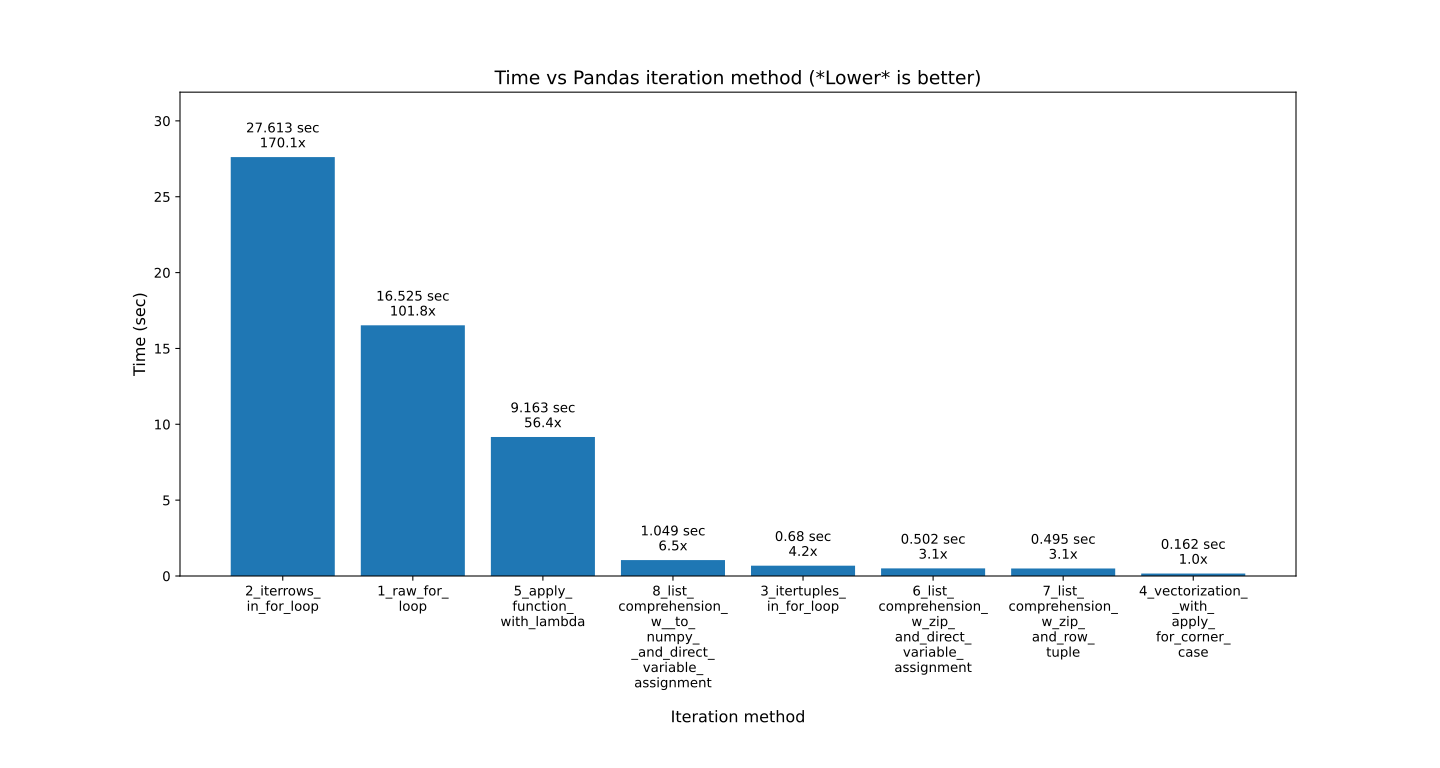

This chart was generated by the following Python code:
#!/usr/bin/env python3

"""
This file is part of eRCaGuy_hello_world:
https://github.com/ElectricRCAircraftGuy/eRCaGuy_hello_world

GS
Sept. 2023

Use the Pandas library to manipulate a DataFrame using iteration vs vectorization vs list
comprehension, and compare the speed tests results.

The question I'm trying to answer is:
What are the various ways to do iteration-like things over a Pandas DataFrame with*out* actually
doing Python iteration, which is slow, and how do they compare in speed?

Status: Done and works!

keywords: (keywords)

Check this script with `pylint` v2.0.0 or later. See "eRCaGuy_hello_world/python/README.md" for
installation instructions to install the latest version from GitHub.
For a list of all error codes, such as `C0301`, `C0116`, `W0105`, etc., see here:
https://pylint.pycqa.org/en/latest/messages/messages_list.html
```bash
pylint pandas_dataframe_iteration_vs_vectorization_vs_list_comprehension_speed_tests.py
```

Run command:
```bash
./pandas_dataframe_iteration_vs_vectorization_vs_list_comprehension_speed_tests.py
# OR
python3 pandas_dataframe_iteration_vs_vectorization_vs_list_comprehension_speed_tests.py
```

References:
1. "pandas_read_and_plot_csv.py"
1. How to iterate over rows in a DataFrame in Pandas
    1. https://stackoverflow.com/a/55557758/4561887
    1. https://stackoverflow.com/a/59413206/4561887
1. My answer on Python timestamps: https://stackoverflow.com/a/73482099/4561887


"""

import matplotlib.pyplot as plt
import numpy as np
import os
import pandas as pd
from pandas.testing import assert_series_equal
import re
import time

# See: "eRCaGuy_hello_world/python/import_helper.py"
FULL_PATH_TO_SCRIPT = os.path.abspath(__file__)
SCRIPT_DIRECTORY = str(os.path.dirname(FULL_PATH_TO_SCRIPT))
FILENAME = os.path.basename(FULL_PATH_TO_SCRIPT)
FILENAME_NO_EXTENSION = os.path.splitext(FILENAME)[0]

# For text formatting and colorization in the terminal.
# - See my ANSI format library here:
#   https://github.com/ElectricRCAircraftGuy/eRCaGuy_hello_world/blob/master/bash/ansi_text_format_lib.sh
ANSI_START = "\033["    # start of an ANSI formatting sequence
ANSI_FG_GRE = ";32"     # foreground color green
ANSI_FG_BLU = ";34"     # foreground color blue
ANSI_FG_BR_BLU = ";94"  # foreground color bright blue
ANSI_END = "m"          # end of an ANSI formatting sequence
ANSI_OFF = f"{ANSI_START}{ANSI_END}"
FGR = f"{ANSI_START}{ANSI_FG_GRE}{ANSI_END}"     # green text
FBL = f"{ANSI_START}{ANSI_FG_BLU}{ANSI_END}"     # blue text
FBB = f"{ANSI_START}{ANSI_FG_BR_BLU}{ANSI_END}"  # bright blue text
F = ANSI_OFF


def mkdir(directory):
    if not os.path.exists(directory):
        os.makedirs(directory)


DEBUG_ON = False  # set to False to disable debug prints

def debug_print(*args, **kwargs):
    if DEBUG_ON:
        print("DEBUG: ", *args, **kwargs)


def save_figure(filename):
    plt.savefig(f'{SCRIPT_DIRECTORY}/{filename}.svg')
    plt.savefig(f'{SCRIPT_DIRECTORY}/{filename}.png')


def add_newlines_every_n_chars(s, n):
    """
    ********** NOTE **********
    ORIGINALLY COPIED from my own code in "pandas_plot_bar_chart_better_GREAT_AUTOLABEL_DATA.py",
    but this here is now the most-up-to-date version of it.
    **************************

    Add a newline character to a string at the nearest underscore (`_`), space (` `), or dash (`-`)
    to the nth character. This is useful for making long labels fit on a plot.

    - Aided by GitHub CoPilot

    TODO:
    1. [ ] add unit tests. Example test cases/strings:
        name = "8_list_comprehension_w__to_numpy__and_direct_variable_assignment"
        name = "8_list comprehension_w__to_numpy--and_direct-variable assignment"
        name = "8listcomprehensionwtonumpyanddirectvariableassignment"
    1. [x] think through this really deeply and make sure it's correct. I'm not sure it's right, and
       it could easily have some "off by one" type problems in the logic and indexing!
       DONE!: the logic is correct; tested by carefully studying the debugging prints!
    """
    # return '\n'.join(s[i:i+n] for i in range(0, len(s), n))

    regex_pattern = r"[ _-]"

    remaining_chars = len(s)
    i_start = 0

    while remaining_chars > n:
        # If there is no underscore in the range, split at the nth character from the start, so make
        # this the default
        split_index = i_start + n
        if split_index >= len(s):
            break

        debug_print(f"len(s) = {len(s)}; n = {n}; n//2 = {n//2}")
        debug_print(f"bytes object (s.encode()) = {s.encode()}")
        debug_print(f"remaining_chars = {remaining_chars}")
        debug_print(f"i_start = {i_start}")
        debug_print(f"split_index = {split_index}")

        # Find the char of interest which is nearest to the nth character
        # See: https://docs.python.org/3/library/re.html#re.search
        match = re.search(regex_pattern, s[i_start + n//2:i_start + n + n//2])
        if match:
            debug_print(f"match.start() (offset by (i_start + n//2) = "
                      + f"{i_start + n//2}) = {match.start()}")

            # If there is a match, split one char to the right of the match, just after the matching
            # char we found
            split_index = i_start + n//2 + match.start() + 1
            debug_print(f"split_index = i_start + n//2 + match.start() + 1 = "
                      + f"{i_start} + {n//2} + {match.start()} + 1 = {split_index}")
            if split_index >= len(s):
                break

        # Split the string
        s = s[:split_index] + '\n' + s[split_index:]

        remaining_chars = len(s) - split_index - 1  # subtract the 1 we added above
        i_start = split_index + 1  # + 1 to go to the right of the newline char we just inserted

        debug_print(f"len(s) = {len(s)}; n = {n}; n//2 = {n//2}")
        debug_print(f"bytes object (s.encode()) = {s.encode()}")
        debug_print(f"remaining_chars = {remaining_chars}")
        debug_print(f"i_start = {i_start}")
        debug_print()

    return s


def plot_data(results_df, num_data_rows):
    """
    Plot **and automatically label** the data in the given dataframe.

    ********** NOTE **********
    - This code was copied from:
      "eRCaGuy_hello_world/python/pandas_plot_bar_chart_better_GREAT_AUTOLABEL_DATA.py", but
      this here is now the most-up-to-date version of it.
    **************************
    """

    # create a bar chart
    fig = plt.figure(figsize=(19, 13))  # default is `(6.4, 4.8)` inches
    plt.bar(results_df["Method_short_names"], results_df["Time_sec"])
    plt.title(f'Computation time vs Pandas iteration method over {num_data_rows:,} rows\n' +
              f'in a DataFrame (*Lower* is better)',
              fontsize=14)
    plt.xlabel('Iteration method', labelpad=15, fontsize=12) # use labelpad to lower the label
    plt.ylabel('Computation time (sec)', fontsize=12)

    # Prepare to add text labels to each bar
    results_df["text_x"] = results_df.index # use the indices as the x-positions
    results_df["text_y"] = results_df["Time_sec"] + 0.05*results_df["Time_sec"].max()
    results_df["time_multiplier"] = results_df["Time_sec"] / results_df["Time_sec"].min()
    results_df["text_label"] = (results_df["Time_sec"].map("{:.4f} sec\n".format) +
                                results_df["time_multiplier"].map("{:.2f}x".format))

    # Use a list comprehension to actually call `plot.text()` to **automatically add a plot label**
    # for each row in the dataframe
    [
        plt.text(
            text_x,
            text_y,
            text_label,
            horizontalalignment='center',
            verticalalignment='center'
        ) for text_x, text_y, text_label
        in zip(
            results_df["text_x"],
            results_df["text_y"],
            results_df["text_label"]
        )
    ]

    print(f"results_df =\n{results_df}")

    ymin, ymax = plt.ylim()
    plt.ylim(ymin, ymax*1.1)  # add 10% to the top of the y-axis
    # increase the whitespace under the figure to leave space for long, wrapping labels; decrease
    # the whitespace on all other sides
    fig.subplots_adjust(left=0.05, right=0.95, top=0.95, bottom=0.15)
    save_figure(FILENAME_NO_EXTENSION)


def calculate_new_column_b_value(b_value):
    b_value_new = (6 * b_value) if b_value > 0 else (60 * b_value)  # Python ternary operator
    return b_value_new


def calculate_val(
        A_i_minus_2,
        A_i_minus_1,
        A,
        A_i_plus_1,
        B,
        C,
        D):
    """
    Calculate and return a new value, `val`, by performing the following equation:
    val_i = 2 * A_(i-2)
          + 3 * A_(i-1)
          + 4 * A_i
          + 5 * A_(i+1)
          + ((6 * B_i) if B > 0 else (60 * B_i))  # don't forget parenthesis around the whole line!
          + 7 * C_i
          - 8 * D_i
    """
    val = (
        2 * A_i_minus_2
        + 3 * A_i_minus_1
        + 4 * A
        + 5 * A_i_plus_1
        # Python ternary operator; don't forget parentheses around the entire ternary expression!
        + ((6 * B) if B > 0 else (60 * B))
        + 7 * C
        - 8 * D
    )
    return val


def assert_all_results_are_equal(df_dict):
    """
    Assert that all val series objects from each calculation technique are the same.
    """
    print()
    # Get the first technique's val series as the "golden" one to compare against
    df_first = df_dict[list(df_dict.keys())[0]]
    series_first = df_first["val"]
    for name, df in df_dict.items():
        print(f"Checking stats for technique \"{name}\"")

        debug_print(df)
        debug_print(f"\ndf.dtypes =\n{df.dtypes}\n\n")

        assert_series_equal(df["val"], series_first)

    print(f"{FGR}Tests passed: the results of all techniques are equal!{F}\n")
    print(f"df_first =\n{df_first}\n\n")
    print(f"Summary statistics:\n{series_first.describe()}")


def run_and_time_this_technique(name, code_to_run_and_time, df_original, dt_sec, df_dict):
    """
    Run and time a DataFrame iteration technique.

    Args:
    - code_to_run_and_time: a function to run and time; this must be a closure which has access to
        the variables in `main()'s scope.
    """
    df = df_original.copy()  # make a copy of the original dataframe to work with

    time_start_sec = time.monotonic()
    code_to_run_and_time(df)
    time_end_sec = time.monotonic()

    val = df["val"]
    print(f"len(val) = {len(val)}") # debugging
    # print(f"val[:10] = {val[:10]}") # debugging
    # print(f"val[-10:] = {val[-10:]}") # debugging

    dt_sec[name] = time_end_sec - time_start_sec
    # Note: no need to `.copy()` this again, since we created `df` from a copy above already
    df_dict[name] = df

    print(f"{FBL}dt_sec[{name}] = {dt_sec[name]:.6f} sec{F}")
    print(f'df_dict[{name}]:\n------\n{df_dict[name]}')


def main():
    """
    The main function of this program.
    """

    mkdir(f"{SCRIPT_DIRECTORY}/../fake_data/figures")

    # Create an array (numpy list of lists) of fake data
    MIN_VAL = -1000
    MAX_VAL = 1000
    # NUM_ROWS = 10_000_000
    # NUM_ROWS = 2_000_000
    # NUM_ROWS = 1_000_000
    # NUM_ROWS = 100_000
    NUM_ROWS = 10_000
    NUM_COLS = 4
    data = np.random.randint(MIN_VAL, MAX_VAL, size=(NUM_ROWS, NUM_COLS))

    # Now convert it to a Pandas DataFrame with columns named "A", "B", "C", and "D"
    df_original = pd.DataFrame(data, columns=["A", "B", "C", "D"])
    print(f"dataframe = \n{df_original}")

    # Now calculate a new column, "val", using a variety of techniques, by following the formula
    # inside `calculate_val()`

    dt_sec = {}  # dictionary of time deltas in seconds
    df_dict = {}   # dictionary mapping string names to Pandas DataFrame objects
    technique_num = 0

    # ==============================================================================================
    technique_num += 1
    print(f"\n=== Technique {technique_num}: raw Python `for` loop using regular df indexing ===")
    # ==============================================================================================
    name = f"{technique_num}_raw_for_loop_using_regular_df_indexing"

    def code_to_run_and_time(df):
        val = [np.NAN]*len(df)
        for i in range(len(df)):
            if i < 2 or i > len(df)-2:
                continue

            val[i] = calculate_val(
                df["A"][i-2],
                df["A"][i-1],
                df["A"][i],
                df["A"][i+1],
                df["B"][i],
                df["C"][i],
                df["D"][i],
            )
        df["val"] = val  # put this column back into the dataframe

    run_and_time_this_technique(name, code_to_run_and_time, df_original, dt_sec, df_dict)

    # ==============================================================================================
    technique_num += 1
    print(f"\n=== Technique {technique_num}: raw Python `for` loop using `df.loc[]` " +
           "label-based indexing ===")
    # ==============================================================================================

    name = f"{technique_num}_raw_for_loop_using_df.loc[]_indexing"
    df = df_original.copy()  # make a copy of the original dataframe to work with
    time_start_sec = time.monotonic()

    val = [np.NAN]*len(df)
    for i in range(len(df)):
        if i < 2 or i > len(df)-2:
            continue

        val[i] = calculate_val(
            df.loc[i-2, "A"],
            df.loc[i-1, "A"],
            df.loc[i,   "A"],
            df.loc[i+1, "A"],
            df.loc[i,   "B"],
            df.loc[i,   "C"],
            df.loc[i,   "D"],
        )

    df["val"] = val  # put this column back into the dataframe
    time_end_sec = time.monotonic()
    print(f"len(val) = {len(val)}") # debugging
    # print(f"val[:10] = {val[:10]}") # debugging
    # print(f"val[-10:] = {val[-10:]}") # debugging

    dt_sec[name] = time_end_sec - time_start_sec
    df_dict[name] = df

    print(f"{FBL}dt_sec[{name}] = {dt_sec[name]:.6f} sec{F}")
    print(f'df_dict[{name}]:\n------\n{df_dict[name]}')

    # ==============================================================================================
    technique_num += 1
    print(f"\n=== Technique {technique_num}: raw Python `for` loop using `df.iloc[]` " +
           "index-based indexing ===")
    # ==============================================================================================

    name = f"{technique_num}_raw_for_loop_using_df.iloc[]_indexing"
    df = df_original.copy()  # make a copy of the original dataframe to work with
    time_start_sec = time.monotonic()

    # column indices
    i_A = 0
    i_B = 1
    i_C = 2
    i_D = 3

    val = [np.NAN]*len(df)
    for i in range(len(df)):
        if i < 2 or i > len(df)-2:
            continue

        val[i] = calculate_val(
            df.iloc[i-2, i_A],
            df.iloc[i-1, i_A],
            df.iloc[i,   i_A],
            df.iloc[i+1, i_A],
            df.iloc[i,   i_B],
            df.iloc[i,   i_C],
            df.iloc[i,   i_D],
        )

    df["val"] = val  # put this column back into the dataframe
    time_end_sec = time.monotonic()
    print(f"len(val) = {len(val)}") # debugging
    # print(f"val[:10] = {val[:10]}") # debugging
    # print(f"val[-10:] = {val[-10:]}") # debugging

    dt_sec[name] = time_end_sec - time_start_sec
    df_dict[name] = df

    print(f"{FBL}dt_sec[{name}] = {dt_sec[name]:.6f} sec{F}")
    print(f'df_dict[{name}]:\n------\n{df_dict[name]}')

    # ==============================================================================================
    technique_num += 1
    print(f"\n=== Technique {technique_num} [BAD-**NEVER** USE!]: use `iterrows()` in a Python `for` loop ===")
    # ==============================================================================================

    name = f"{technique_num}_iterrows_in_for_loop"
    df = df_original.copy()  # make a copy of the original dataframe to work with
    time_start_sec = time.monotonic()

    val = [np.NAN]*len(df)
    for index, row in df.iterrows():
        if index < 2 or index > len(df)-2:
            continue

        val[index] = calculate_val(
            df["A"][index-2],
            df["A"][index-1],
            row["A"],
            df["A"][index+1],
            row["B"],
            row["C"],
            row["D"],
        )

    df["val"] = val  # put this column back into the dataframe
    time_end_sec = time.monotonic()
    print(f"len(val) = {len(val)}") # debugging
    # print(f"val[:10] = {val[:10]}") # debugging
    # print(f"val[-10:] = {val[-10:]}") # debugging

    dt_sec[name] = time_end_sec - time_start_sec
    df_dict[name] = df

    print(f"{FBL}dt_sec[{name}] = {dt_sec[name]:.6f} sec{F}")
    print(f'df_dict[{name}]:\n------\n{df_dict[name]}')

    # ==============================================================================================
    print("\n=== For all of the next examples, we must first prepare the dataframe by adding\n" +
          "columns with previous and next values: A_(i-2), A_(i-1), and A_(i+1). ===")
    # ==============================================================================================

    name = "adding_shifted_data"
    time_start_sec = time.monotonic()

    df_original["A_i_minus_2"] = df_original["A"].shift(2)  # val at index i-2
    df_original["A_i_minus_1"] = df_original["A"].shift(1)  # val at index i-1
    df_original["A_i_plus_1"] = df_original["A"].shift(-1)  # val at index i+1

    # Note: to ensure that no partial calculations are ever done with rows which have NaN values due
    # to the shifting, we can either drop such rows with `.dropna()`, or set all values in these
    # rows to NaN. I'll choose the latter so that the stats that will be generated with the
    # techniques below will end up matching the stats which were produced by the prior techniques
    # above.
    # df_original = df_original.dropna()
    df_original.iloc[:2, :] = np.NAN   # slicing operators: first two rows, all columns
    df_original.iloc[-1:, :] = np.NAN  # slicing operators: last row, all columns

    time_end_sec = time.monotonic()
    dt_sec[name] = time_end_sec - time_start_sec
    print(f"{FBL}dt_sec[{name}] = {dt_sec[name]:.6f} sec{F}")

    # ==============================================================================================
    technique_num += 1
    print(f"\n=== Technique {technique_num}: named `itertuples()` in a Python `for` loop ===")
    # See here for this and other `itertuples()`-based techniques:
    # https://stackoverflow.com/a/59413206/4561887
    # ==============================================================================================

    name = f"{technique_num}_itertuples_in_for_loop"
    df = df_original.copy()  # make a copy of the original dataframe to work with
    time_start_sec = time.monotonic()

    val = [np.NAN]*len(df)
    for row in df.itertuples():
        val[row.Index] = calculate_val(
            row.A_i_minus_2,
            row.A_i_minus_1,
            row.A,
            row.A_i_plus_1,
            row.B,
            row.C,
            row.D,
        )

    df["val"] = val  # put this column back into the dataframe
    time_end_sec = time.monotonic()
    print(f"len(val) = {len(val)}") # debugging
    # print(f"val[:10] = {val[:10]}") # debugging
    # print(f"val[-10:] = {val[-10:]}") # debugging

    dt_sec[name] = time_end_sec - time_start_sec
    df_dict[name] = df

    print(f"{FBL}dt_sec[{name}] = {dt_sec[name]:.6f} sec{F}")
    print(f'df_dict[{name}]:\n------\n{df_dict[name]}')

    # ==============================================================================================
    technique_num += 1
    print(f"\n=== Technique {technique_num}: vectorization, w/`apply()` for " +
           "if statement corner-case ===")
    # ==============================================================================================

    name = f"{technique_num}_vectorization__with_apply_for_if_statement_corner_case"
    df = df_original.copy()  # make a copy of the original dataframe to work with
    time_start_sec = time.monotonic()

    # In this particular example, since we have an embedded `if-else` statement for the `B` column,
    # pure vectorization is less intuitive. So, first we'll calculate a new `B` column using
    # **`apply()`**, then we'll use vectorization for the rest.
    df["B_new"] = df["B"].apply(calculate_new_column_b_value)
    # OR (same thing, but with a lambda function instead)
    # df["B_new"] = df["B"].apply(lambda x: (6 * x) if x > 0 else (60 * x))

    # Now we can use vectorization for the rest. "Vectorization" in this case means to simply use
    # the column series variables in equations directly, without manually iterating over them.
    # Pandas DataFrames will handle the underlying iteration automatically for you. You just focus
    # on the math.
    df["val"] = (
        2 * df["A_i_minus_2"]
        + 3 * df["A_i_minus_1"]
        + 4 * df["A"]
        + 5 * df["A_i_plus_1"]
        + df["B_new"]
        + 7 * df["C"]
        - 8 * df["D"]
    )

    time_end_sec = time.monotonic()
    print(f"len(val) = {len(val)}") # debugging
    # print(f"val[:10] = {val[:10]}") # debugging
    # print(f"val[-10:] = {val[-10:]}") # debugging

    dt_sec[name] = time_end_sec - time_start_sec
    df_dict[name] = df

    print(f"{FBL}dt_sec[{name}] = {dt_sec[name]:.6f} sec{F}")
    print(f'df_dict[{name}]:\n------\n{df_dict[name]}')

    # ==============================================================================================
    technique_num += 1
    print(f"\n=== Technique {technique_num}: vectorization, w/list comprehension for " +
           "if statement corner-case ===")
    # ==============================================================================================

    name = f"{technique_num}_vectorization__with_list_comprehension_for_if_statment_corner_case"
    df = df_original.copy()  # make a copy of the original dataframe to work with
    time_start_sec = time.monotonic()

    # In this particular example, since we have an embedded `if-else` statement for the `B` column,
    # pure vectorization is less intuitive. So, first we'll calculate a new `B` column using **list
    # comprehension**, then we'll use vectorization for the rest.
    df["B_new"] = [
        calculate_new_column_b_value(b_value) for b_value in df["B"]
    ]

    # Now we can use vectorization for the rest. "Vectorization" in this case means to simply use
    # the column series variables in equations directly, without manually iterating over them.
    # Pandas DataFrames will handle the underlying iteration automatically for you. You just focus
    # on the math.
    df["val"] = (
        2 * df["A_i_minus_2"]
        + 3 * df["A_i_minus_1"]
        + 4 * df["A"]
        + 5 * df["A_i_plus_1"]
        + df["B_new"]
        + 7 * df["C"]
        - 8 * df["D"]
    )

    time_end_sec = time.monotonic()
    print(f"len(val) = {len(val)}") # debugging
    # print(f"val[:10] = {val[:10]}") # debugging
    # print(f"val[-10:] = {val[-10:]}") # debugging

    dt_sec[name] = time_end_sec - time_start_sec
    df_dict[name] = df

    print(f"{FBL}dt_sec[{name}] = {dt_sec[name]:.6f} sec{F}")
    print(f'df_dict[{name}]:\n------\n{df_dict[name]}')

    # ==============================================================================================
    technique_num += 1
    print(f"\n=== Technique {technique_num}: pure vectorization: w/`df.loc[]` " +
           "boolean array indexing for if statement corner-case ===")
    # ==============================================================================================

    name = f"{technique_num}_pure_vectorization__with_df.loc[]_boolean_array_indexing_for_if_statment_corner_case"
    df = df_original.copy()  # make a copy of the original dataframe to work with
    time_start_sec = time.monotonic()

    # If statement to evaluate:
    #
    #     if B > 0:
    #         B_new = 6 * B
    #     else:
    #         B_new = 60 * B
    #
    # In this particular example, since we have an embedded `if-else` statement for the `B` column,
    # we can use some boolean array indexing through `df.loc[]` for some pure vectorization magic.
    #
    # Explanation:
    #
    # Long:
    # The format is: `df.loc[rows, columns]`, except in this case, the rows are specified by a
    # "boolean array" (AKA: a boolean expression, list of booleans, or "boolean mask"), specifying
    # all rows where `B` is
    # > 0. Then, only in that `B` column for those rows, set the value accordingly. After we do this
    # for where `B` is > 0, we do the same thing for where `B` is <= 0, except with the other
    # equation.
    #
    # Short:
    # For all rows where the boolean expression applies, set the column value accordingly.
    #
    # GitHub CoPilot first showed me this `.loc[]` technique.
    # See also the official documentation:
    # https://pandas.pydata.org/docs/reference/api/pandas.DataFrame.loc.html
    #
    # 1st: handle the > 0 case
    df["B_new"] = df.loc[df["B"] > 0, "B"] * 6
    # 2nd: handle the <= 0 case, merging the results into the previously-created "B_new" column
    # - NB: this doesn't work; it overwrites and replaces the whole "B_new" column instead:
    #
    #       df["B_new"] = df.loc[df["B"] <= 0, "B"] * 60
    #
    df.loc[df["B"] <= 0, "B_new"] = df.loc[df["B"] <= 0, "B"] * 60

    # Now use normal vectorization for the rest.
    df["val"] = (
        2 * df["A_i_minus_2"]
        + 3 * df["A_i_minus_1"]
        + 4 * df["A"]
        + 5 * df["A_i_plus_1"]
        + df["B_new"]
        + 7 * df["C"]
        - 8 * df["D"]
    )

    time_end_sec = time.monotonic()
    print(f"len(val) = {len(val)}") # debugging
    # print(f"val[:10] = {val[:10]}") # debugging
    # print(f"val[-10:] = {val[-10:]}") # debugging

    dt_sec[name] = time_end_sec - time_start_sec
    df_dict[name] = df

    print(f"{FBL}dt_sec[{name}] = {dt_sec[name]:.6f} sec{F}")
    print(f'df_dict[{name}]:\n------\n{df_dict[name]}')

    # ==============================================================================================
    technique_num += 1
    print(f"\n=== Technique {technique_num}: using the `apply()` function with a lambda ===")
    # See:
    # 1. How to use `apply()` with multiple columns in a given row!:
    # https://stackoverflow.com/a/30566899/4561887
    # 1. https://pandas.pydata.org/docs/reference/api/pandas.DataFrame.apply.html
    # ==============================================================================================

    name = f"{technique_num}_apply_function_with_lambda"
    df = df_original.copy()  # make a copy of the original dataframe to work with
    time_start_sec = time.monotonic()

    df["val"] = df.apply(
        lambda row: calculate_val(
            row["A_i_minus_2"],
            row["A_i_minus_1"],
            row["A"],
            row["A_i_plus_1"],
            row["B"],
            row["C"],
            row["D"]
        ),
        axis='columns' # same as `axis=1`: "apply function to each row", rather than to each column
    )

    time_end_sec = time.monotonic()
    print(f"len(val) = {len(val)}") # debugging
    # print(f"val[:10] = {val[:10]}") # debugging
    # print(f"val[-10:] = {val[-10:]}") # debugging

    dt_sec[name] = time_end_sec - time_start_sec
    df_dict[name] = df

    print(f"{FBL}dt_sec[{name}] = {dt_sec[name]:.6f} sec{F}")
    print(f'df_dict[{name}]:\n------\n{df_dict[name]}')

    # ==============================================================================================
    technique_num += 1
    print(f"\n=== Technique {technique_num} [EASIEST/VERY GOOD]: using a list comprehension " +
           "with `zip()` and direct variable assignment passed to func ===")
    # For more styles and ways to use list comprehensions, see:
    # https://stackoverflow.com/a/55557758/4561887
    # ==============================================================================================

    name = f"{technique_num}_list_comprehension_w_zip_and_direct_variable_assignment_passed_to_func"
    df = df_original.copy()  # make a copy of the original dataframe to work with
    time_start_sec = time.monotonic()

    df["val"] = [
        # Note: you *could* do the calculations directly here instead of using a function call, so
        # long as you don't have indented code blocks such as sub-routines or multi-line if
        # statements.
        # I'm using a function call.
        calculate_val(
            A_i_minus_2,
            A_i_minus_1,
            A,
            A_i_plus_1,
            B,
            C,
            D
        ) for A_i_minus_2, A_i_minus_1, A, A_i_plus_1, B, C, D
        in zip(
            df["A_i_minus_2"],
            df["A_i_minus_1"],
            df["A"],
            df["A_i_plus_1"],
            df["B"],
            df["C"],
            df["D"]
        )
    ]

    time_end_sec = time.monotonic()
    print(f"len(val) = {len(val)}") # debugging
    # print(f"val[:10] = {val[:10]}") # debugging
    # print(f"val[-10:] = {val[-10:]}") # debugging

    dt_sec[name] = time_end_sec - time_start_sec
    df_dict[name] = df

    print(f"{FBL}dt_sec[{name}] = {dt_sec[name]:.6f} sec{F}")
    print(f'df_dict[{name}]:\n------\n{df_dict[name]}')

    # ==============================================================================================
    technique_num += 1
    print(f"\n=== Technique {technique_num} [EASIEST/VERY GOOD]: using a list comprehension " +
           "with `zip()` and direct variable assignment calculated in place ===")
    # For more styles and ways to use list comprehensions, see:
    # https://stackoverflow.com/a/55557758/4561887
    # ==============================================================================================

    name = f"{technique_num}_list_comprehension_w_zip_and_direct_variable_assignment_calculated_in_place"
    df = df_original.copy()  # make a copy of the original dataframe to work with
    time_start_sec = time.monotonic()

    df["val"] = [
        2 * A_i_minus_2
        + 3 * A_i_minus_1
        + 4 * A
        + 5 * A_i_plus_1
        # Python ternary operator; don't forget parentheses around the entire ternary expression!
        + ((6 * B) if B > 0 else (60 * B))
        + 7 * C
        - 8 * D
        for A_i_minus_2, A_i_minus_1, A, A_i_plus_1, B, C, D
        in zip(
            df["A_i_minus_2"],
            df["A_i_minus_1"],
            df["A"],
            df["A_i_plus_1"],
            df["B"],
            df["C"],
            df["D"]
        )
    ]

    time_end_sec = time.monotonic()
    print(f"len(val) = {len(val)}") # debugging
    # print(f"val[:10] = {val[:10]}") # debugging
    # print(f"val[-10:] = {val[-10:]}") # debugging

    dt_sec[name] = time_end_sec - time_start_sec
    df_dict[name] = df

    print(f"{FBL}dt_sec[{name}] = {dt_sec[name]:.6f} sec{F}")
    print(f'df_dict[{name}]:\n------\n{df_dict[name]}')

    # ==============================================================================================
    technique_num += 1
    print(f"\n=== Technique {technique_num}: using a list comprehension with `zip()` and `row` " +
          "tuple passed to func ===")
    # For more styles and ways to use list comprehensions, see:
    # https://stackoverflow.com/a/55557758/4561887
    # ==============================================================================================

    name = f"{technique_num}_list_comprehension_w_zip_and_row_tuple_passed_to_func"
    df = df_original.copy()  # make a copy of the original dataframe to work with
    time_start_sec = time.monotonic()

    df["val"] = [
        calculate_val(
            row[0],
            row[1],
            row[2],
            row[3],
            row[4],
            row[5],
            row[6],
        ) for row
        in zip(
            df["A_i_minus_2"],
            df["A_i_minus_1"],
            df["A"],
            df["A_i_plus_1"],
            df["B"],
            df["C"],
            df["D"]
        )
    ]

    time_end_sec = time.monotonic()
    print(f"len(val) = {len(val)}") # debugging
    # print(f"val[:10] = {val[:10]}") # debugging
    # print(f"val[-10:] = {val[-10:]}") # debugging

    dt_sec[name] = time_end_sec - time_start_sec
    df_dict[name] = df

    print(f"{FBL}dt_sec[{name}] = {dt_sec[name]:.6f} sec{F}")
    print(f'df_dict[{name}]:\n------\n{df_dict[name]}')

    # ==============================================================================================
    technique_num += 1
    print(f"\n=== Technique {technique_num}: using a list comprehension with `.to_numpy()` " +
          "and direct variable assignment passed to func ===")
    # Notes:
    # 1. This could be done with a `row` tuple, as just above, too, but I won't show that minor
    # variation.
    # 1. For more styles and ways to use list comprehensions, see:
    # https://stackoverflow.com/a/55557758/4561887. This answer also states:
    #   > When dealing with mixed data types you should iterate over `zip(df['A'], df['B'], ...)`
    #   > instead of `df[['A', 'B']].to_numpy()` as the latter implicitly upcasts data to the most
    #   > common type. As an example, if `A` is numeric and `B` is string, `to_numpy()` will cast
    #   > the entire array to string, which may not be what you want. Fortunately, zipping your
    #   > columns together is the most straightforward workaround to this.
    # ==============================================================================================

    name = f"{technique_num}_list_comprehension_w__to_numpy__and_direct_variable_assignment_passed_to_func"
    df = df_original.copy()  # make a copy of the original dataframe to work with
    time_start_sec = time.monotonic()

    df["val"] = [
        # Note: this *could* be a lambda here instead of a function call. I'm using a function call.
        calculate_val(
            A_i_minus_2,
            A_i_minus_1,
            A,
            A_i_plus_1,
            B,
            C,
            D
        ) for A_i_minus_2, A_i_minus_1, A, A_i_plus_1, B, C, D
        # Note: this `[[...]]` syntax is called "double-bracket indexing" and is used to select a
        # subset of columns from the dataframe, kind of like boolean indexing. The inner `[]`
        # brackets create a list from the column names within them, and the outer `[]` brackets
        # accept this list to index into the dataframe and select just this list of columns.
        # - One of the **list comprehension** examples in this answer here uses `.to_numpy()` like
        #   this: https://stackoverflow.com/a/55557758/4561887
        in df[[
            "A_i_minus_2",
            "A_i_minus_1",
            "A",
            "A_i_plus_1",
            "B",
            "C",
            "D"
        ]].to_numpy()  # NB: `.values` works here too, but is deprecated. See:
                       # https://pandas.pydata.org/pandas-docs/stable/reference/api/pandas.DataFrame.values.html
    ]

    time_end_sec = time.monotonic()
    print(f"len(val) = {len(val)}") # debugging
    # print(f"val[:10] = {val[:10]}") # debugging
    # print(f"val[-10:] = {val[-10:]}") # debugging

    dt_sec[name] = time_end_sec - time_start_sec
    df_dict[name] = df

    print(f"{FBL}dt_sec[{name}] = {dt_sec[name]:.6f} sec{F}")
    print(f'df_dict[{name}]:\n------\n{df_dict[name]}')

    # =================================== END OF TECHNIQUES ========================================
    # Collect and prepare data for plotting
    # ==============================================================================================
    assert_all_results_are_equal(df_dict)
    print()

    # delete this key/value pair since it is not needed for plotting
    del dt_sec["adding_shifted_data"]

    results_dict = {
        "Method": list(dt_sec.keys()),
        "Time_sec": list(dt_sec.values()),
    }
    results_df = pd.DataFrame(results_dict) # columns are "Method" and "Time_sec"
    results_df = results_df.sort_values(by="Time_sec", axis='rows', ascending=False)
    # Be sure to reset the indices after sorting, or else the indices will be sorted out of their
    # original order now too!
    # - Note: this defaults to `drop=False`, which means the old indices will be kept in a new column
    #   called "index" now. If you want to drop the old indices instead of putting them into a new
    #   column, pass argument `drop=True`.
    results_df = results_df.reset_index()
    results_df["Method_short_names"] = results_df["Method"].apply(
        lambda s: add_newlines_every_n_chars(s, 12))

    # Now plot the results in a bar chart
    plot_data(results_df, NUM_ROWS)

    plt.show()  # show all figures


# Only run `main()` if this script is **run**, NOT imported
if __name__ == '__main__':
    main()



# pylint: disable-next=pointless-string-statement
"""
SAMPLE OUTPUT:

eRCaGuy_hello_world$ python/pandas_dataframe_iteration_vs_vectorization_vs_list_comprehension_speed_tests.py
dataframe =
         A    B    C    D
0      367 -789 -836 -731
1     -328 -188   79 -967
2     -782  706   73   34
3      513  503 -128 -312
4     -985  671 -324 -398
...    ...  ...  ...  ...
99995 -329  -34 -590 -202
99996  329  706  116 -462
99997 -827  686  649  -71
99998   41  -36  573  961
99999   96 -728 -393  -95

[100000 rows x 4 columns]

=== Technique 1: raw Python `for` loop ===
len(val) = 100000
dt_sec[1_raw_for_loop] = 1.662095 sec
df_dict[1_raw_for_loop]:
------
count    99997.000000
mean      3003.536036
std       5560.236883
min     -14507.000000
25%       -791.000000
50%       2980.000000
75%       6790.000000
max      20696.000000
Name: val, dtype: float64

=== Technique 2 [WORST-**NEVER** USE!]: use `iterrows()` in a Python `for` loop ===
len(val) = 100000
dt_sec[2_iterrows_in_for_loop] = 2.606092 sec
df_dict[2_iterrows_in_for_loop]:
------
count    99997.000000
mean      3003.536036
std       5560.236883
min     -14507.000000
25%       -791.000000
50%       2980.000000
75%       6790.000000
max      20696.000000
Name: val, dtype: float64

=== For all of the next examples, we must first prepare the dataframe by adding
columns with previous and next values: A_(i-2), A_(i-1), and A_(i+1). ===
dt_sec[adding_shifted_data] = 0.002413 sec

=== Technique 3: named `itertuples()` in a Python `for` loop ===
len(val) = 100000
dt_sec[3_itertuples_in_for_loop] = 0.069353 sec
df_dict[3_itertuples_in_for_loop]:
------
count    99997.000000
mean      3003.536036
std       5560.236883
min     -14507.000000
25%       -791.000000
50%       2980.000000
75%       6790.000000
max      20696.000000
Name: val, dtype: float64

=== Technique 4 [FASTEST]: vectorization, w/`apply()` for one corner-case ===
len(val) = 100000
dt_sec[4_vectorization__with_apply_for_corner_case] = 0.016455 sec
df_dict[4_vectorization__with_apply_for_corner_case]:
------
count    99997.000000
mean      3003.536036
std       5560.236883
min     -14507.000000
25%       -791.000000
50%       2980.000000
75%       6790.000000
max      20696.000000
Name: val, dtype: float64

=== Technique 5: using the `apply()` function with a lambda ===
len(val) = 100000
dt_sec[5_apply_function_with_lambda] = 0.853706 sec
df_dict[5_apply_function_with_lambda]:
------
count    99997.000000
mean      3003.536036
std       5560.236883
min     -14507.000000
25%       -791.000000
50%       2980.000000
75%       6790.000000
max      20696.000000
Name: val, dtype: float64

=== Technique 6 [EASIEST/BEST]: using a list comprehension with `zip()` and direct variable assignment ===
len(val) = 100000
dt_sec[6_list_comprehension_w_zip_and_direct_variable_assignment] = 0.044907 sec
df_dict[6_list_comprehension_w_zip_and_direct_variable_assignment]:
------
count    99997.000000
mean      3003.536036
std       5560.236883
min     -14507.000000
25%       -791.000000
50%       2980.000000
75%       6790.000000
max      20696.000000
Name: val, dtype: float64

=== Technique 7: using a list comprehension with `zip()` and `row` tuple ===
len(val) = 100000
dt_sec[7_list_comprehension_w_zip_and_row_tuple] = 0.046022 sec
df_dict[7_list_comprehension_w_zip_and_row_tuple]:
------
count    99997.000000
mean      3003.536036
std       5560.236883
min     -14507.000000
25%       -791.000000
50%       2980.000000
75%       6790.000000
max      20696.000000
Name: val, dtype: float64

=== Technique 8: using a list comprehension with `.to_numpy()` and direct variable assignment ===
len(val) = 100000
dt_sec[8_list_comprehension_w__to_numpy__and_direct_variable_assignment] = 0.096362 sec
df_dict[8_list_comprehension_w__to_numpy__and_direct_variable_assignment]:
------
count    99997.000000
mean      3003.536036
std       5560.236883
min     -14507.000000
25%       -791.000000
50%       2980.000000
75%       6790.000000
max      20696.000000
Name: val, dtype: float64

Checking stats for technique "1_raw_for_loop"
Checking stats for technique "2_iterrows_in_for_loop"
Checking stats for technique "3_itertuples_in_for_loop"
Checking stats for technique "4_vectorization__with_apply_for_corner_case"
Checking stats for technique "5_apply_function_with_lambda"
Checking stats for technique "6_list_comprehension_w_zip_and_direct_variable_assignment"
Checking stats for technique "7_list_comprehension_w_zip_and_row_tuple"
Checking stats for technique "8_list_comprehension_w__to_numpy__and_direct_variable_assignment"
Tests passed: the results of all techniques are equal!

results_df =
   index                                             Method  Time_sec                                 Method_short_names  text_x    text_y  time_multiplier         text_label
0      1                             2_iterrows_in_for_loop  2.606092                           2_iterrows_\nin_for_loop       0  2.736397       158.377998  2.606 sec\n158.4x
1      0                                     1_raw_for_loop  1.662095                                   1_raw_for_\nloop       1  1.792399       101.009189  1.662 sec\n101.0x
2      4                       5_apply_function_with_lambda  0.853706                   5_apply_\nfunction_\nwith_lambda       2  0.984010        51.881597   0.854 sec\n51.9x
3      7  8_list_comprehension_w__to_numpy__and_direct_v...  0.096362  8_list_\ncomprehension_\nw__to_\nnumpy_\n_and_...       3  0.226666         5.856124    0.096 sec\n5.9x
4      2                           3_itertuples_in_for_loop  0.069353                         3_itertuples_\nin_for_loop       4  0.199658         4.214736    0.069 sec\n4.2x
5      6           7_list_comprehension_w_zip_and_row_tuple  0.046022   7_list_\ncomprehension_\nw_zip_\nand_row_\ntuple       5  0.176327         2.796873    0.046 sec\n2.8x
6      5  6_list_comprehension_w_zip_and_direct_variable...  0.044907  6_list_\ncomprehension_\nw_zip_\nand_direct_\n...       6  0.175211         2.729073    0.045 sec\n2.7x
7      3        4_vectorization__with_apply_for_corner_case  0.016455  4_vectorization_\n_with_\napply_\nfor_corner_\...       7  0.146759         1.000000    0.016 sec\n1.0x

[it also opens up a bar chart plot]


=========================
longer data with 1,000,000 rows
=========================
...
Checking stats for technique "1_raw_for_loop"
Checking stats for technique "2_iterrows_in_for_loop"
Checking stats for technique "3_itertuples_in_for_loop"
Checking stats for technique "4_vectorization__with_apply_for_corner_case"
Checking stats for technique "5_apply_function_with_lambda"
Checking stats for technique "6_list_comprehension_w_zip_and_direct_variable_assignment"
Checking stats for technique "7_list_comprehension_w_zip_and_row_tuple"
Checking stats for technique "8_list_comprehension_w__to_numpy__and_direct_variable_assignment"
Tests passed: the results of all techniques are equal!

results_df =
   index                                             Method   Time_sec                                 Method_short_names  text_x     text_y  time_multiplier          text_label
0      1                             2_iterrows_in_for_loop  27.612887                           2_iterrows_\nin_for_loop       0  28.993531       170.093183  27.613 sec\n170.1x
1      0                                     1_raw_for_loop  16.524901                                   1_raw_for_\nloop       1  17.905545       101.792073  16.525 sec\n101.8x
2      4                       5_apply_function_with_lambda   9.163090                   5_apply_\nfunction_\nwith_lambda       2  10.543734        56.443904    9.163 sec\n56.4x
3      7  8_list_comprehension_w__to_numpy__and_direct_v...   1.048867  8_list_\ncomprehension_\nw__to_\nnumpy_\n_and_...       3   2.429511         6.460938     1.049 sec\n6.5x
4      2                           3_itertuples_in_for_loop   0.680029                         3_itertuples_\nin_for_loop       4   2.060673         4.188924      0.68 sec\n4.2x
5      5  6_list_comprehension_w_zip_and_direct_variable...   0.501746  6_list_\ncomprehension_\nw_zip_\nand_direct_\n...       5   1.882390         3.090712     0.502 sec\n3.1x
6      6           7_list_comprehension_w_zip_and_row_tuple   0.495199   7_list_\ncomprehension_\nw_zip_\nand_row_\ntuple       6   1.875843         3.050384     0.495 sec\n3.1x
7      3        4_vectorization__with_apply_for_corner_case   0.162340  4_vectorization_\n_with_\napply_\nfor_corner_\...       7   1.542984         1.000000     0.162 sec\n1.0x


"""
